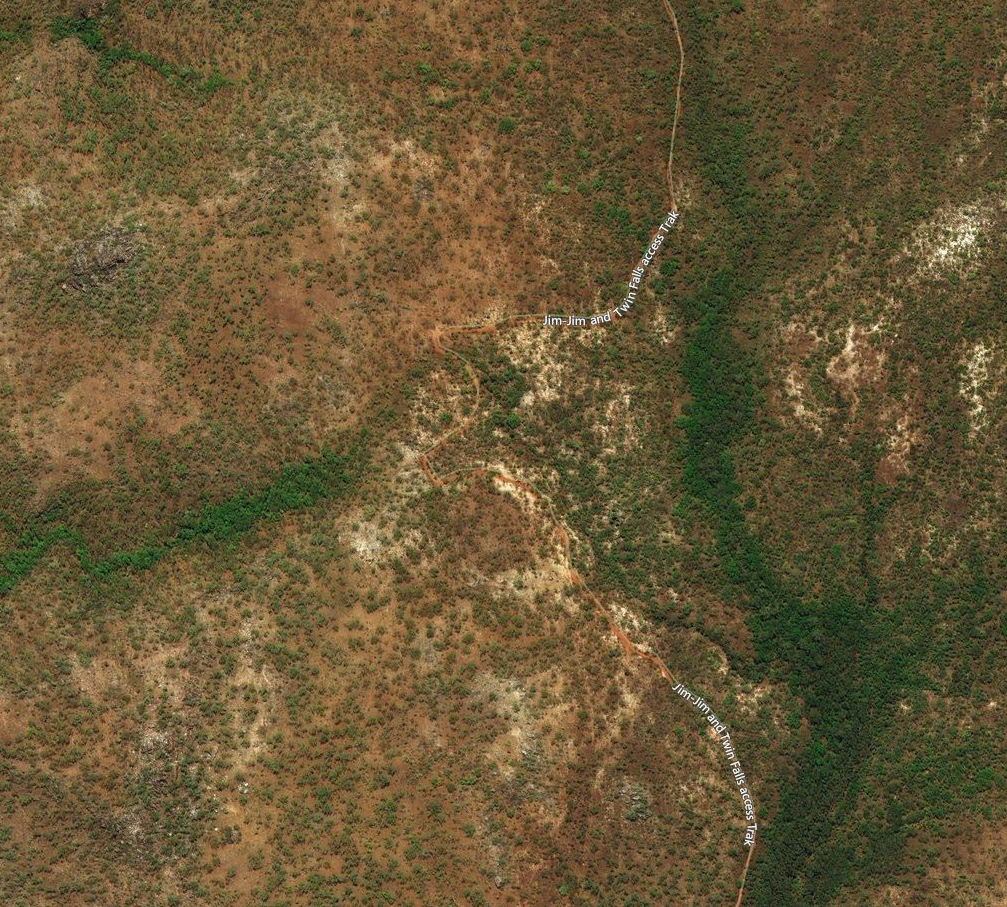
#> input picture Map1.png, 1007 x 907 px
$ python imageProcessing.py
#> lines starting #> are read from the running program, lines starting #| are printed output that depends on the picture; after the words box and inside, x2 and y2 are one past the last pixel; in counts of white or black regions, pixels touching at a corner belong together
import cv2 as cv

# Read in an image
img = cv.imread('Map1.png')
#> img is the input picture: shape (907, 1007, 3); mean B, G, R 54.4, 87.7, 103.7
#cv.imshow('map1', img)

# Converting to grayscale
gray = cv.cvtColor(img, cv.COLOR_BGR2GRAY)
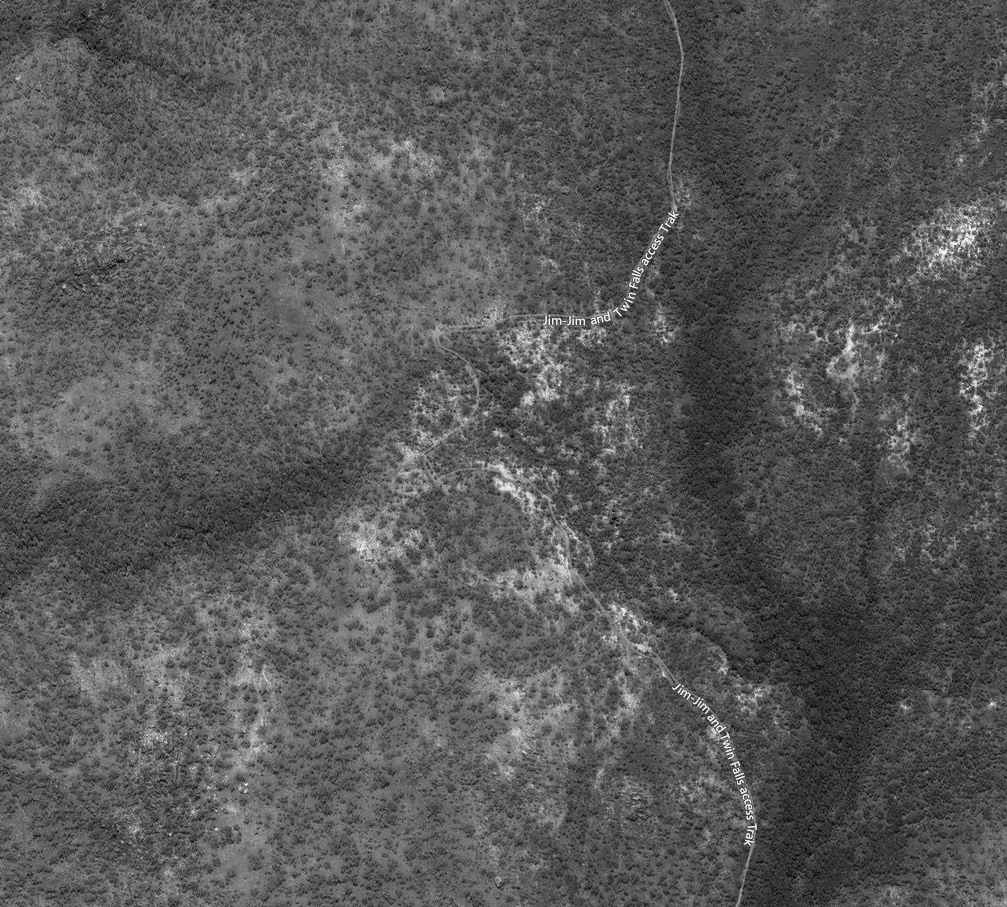
#> gray: shape (907, 1007); min 1, max 255, mean 88.7
#cv.imshow('Gray', gray)

# Blur
blur = cv.GaussianBlur(gray, (3,3), cv.BORDER_DEFAULT)
#cv.imshow('Blur', blur)

# Edge Cascade
canny = cv.Canny(blur, 125, 175)
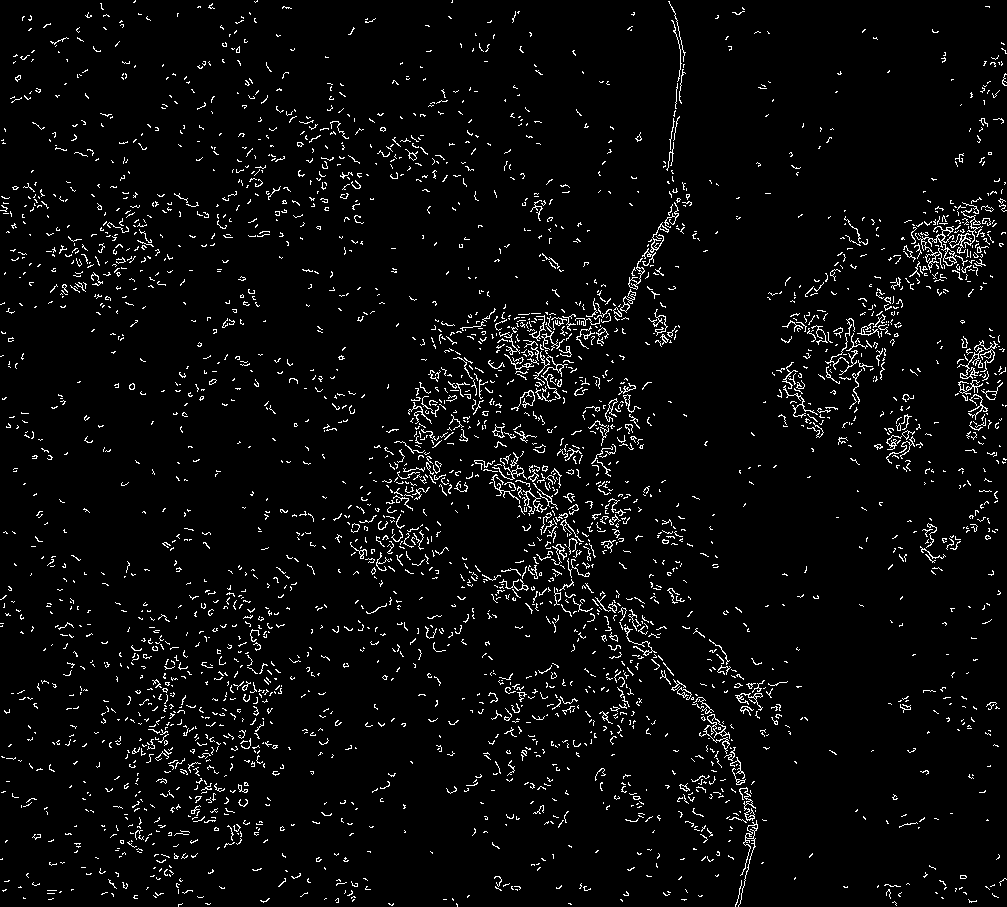
#> canny: shape (907, 1007); 4% white in thin lines or dots
#cv.imshow('Canny Edges', canny)

# Dilating the image
dilated = cv.dilate(canny, (9,9), iterations=3)
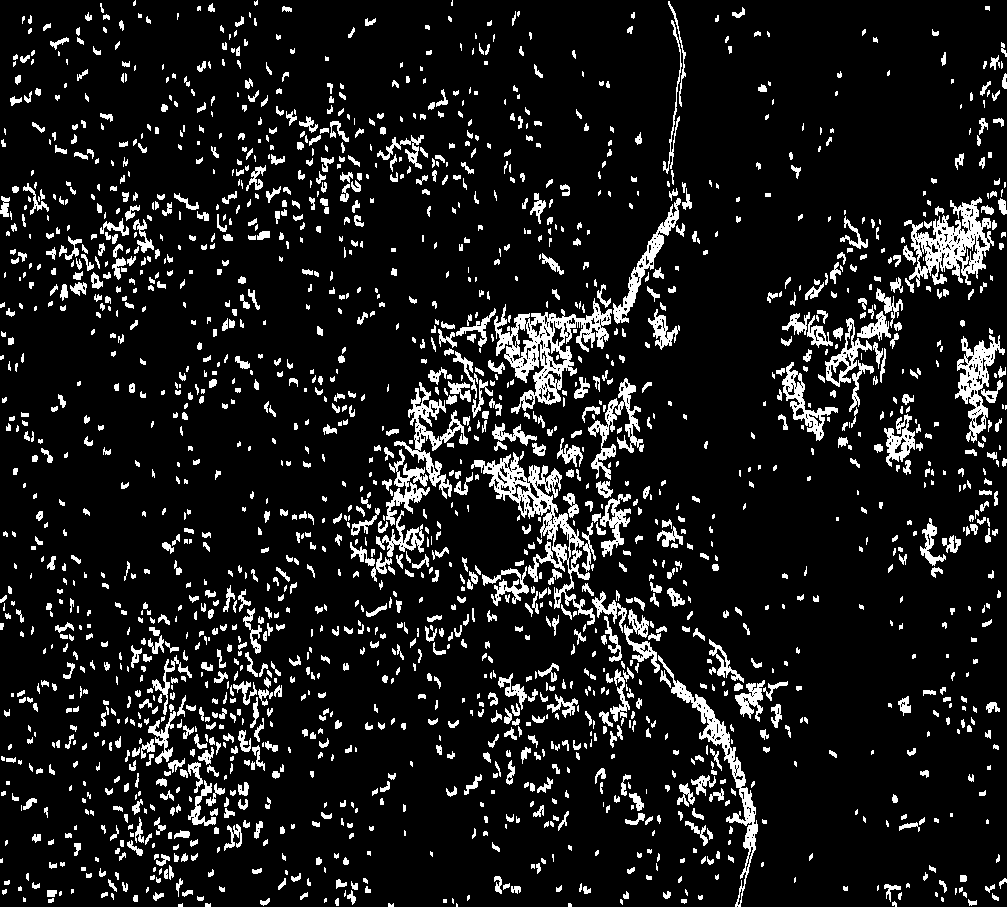
#> dilated: shape (907, 1007); 10.8% white; 1925 white regions (681 under 20 px), largest, box (x1, y1, x2, y2) and area: (494, 298, 612, 414) 4467, (471, 452, 595, 625) 4033, (904, 197, 994, 287) 3419
cv.imshow('Dilated', dilated)

# Eroding
#eroded = cv.erode(dilated, (3,3), iterations=3)


cv.waitKey(0)

$ run again, with Map2.png copied over Map1.png
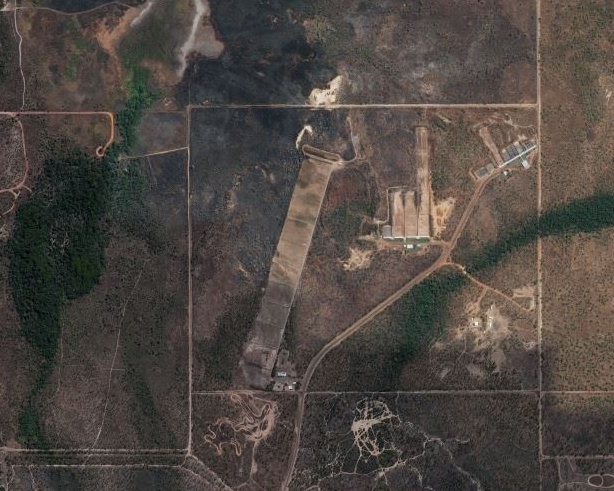
#> input picture Map2.png, 614 x 491 px
#> img is the input picture: shape (491, 614, 3); mean B, G, R 66.1, 71.2, 78.5
#> `canny = cv.Canny(blur, 125, 175)`:
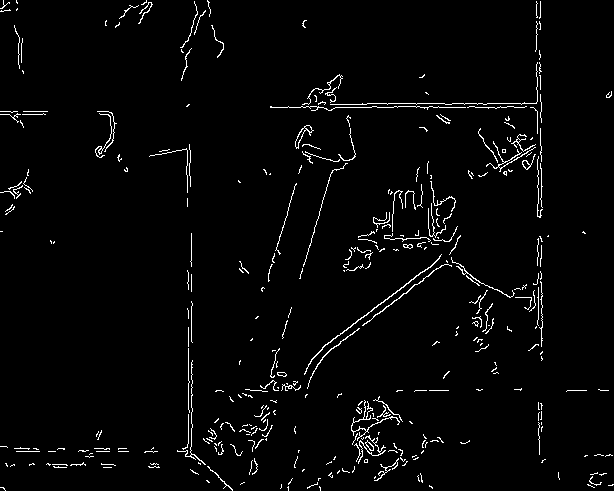
#> canny: shape (491, 614); 2.6% white in thin lines or dots
#> `dilated = cv.dilate(canny, (9,9), iterations=3)`:
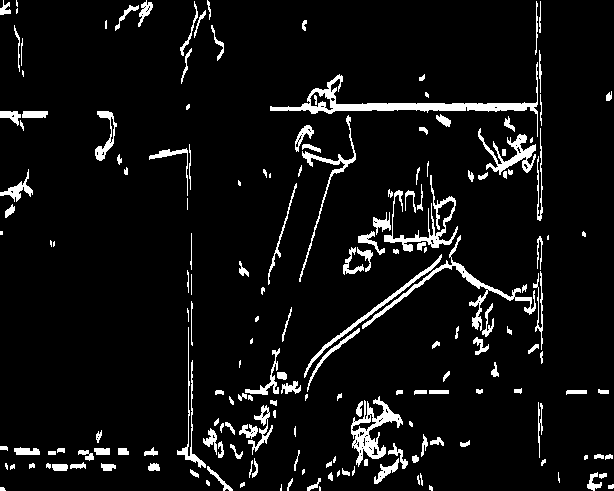
#> dilated: shape (491, 614); 6.6% white; 185 white regions (36 under 20 px), largest, box (x1, y1, x2, y2) and area: (270, 62, 538, 137) 2297, (362, 235, 536, 331) 1287, (351, 396, 403, 467) 1205

$ run again, with map3.PNG copied over Map1.png
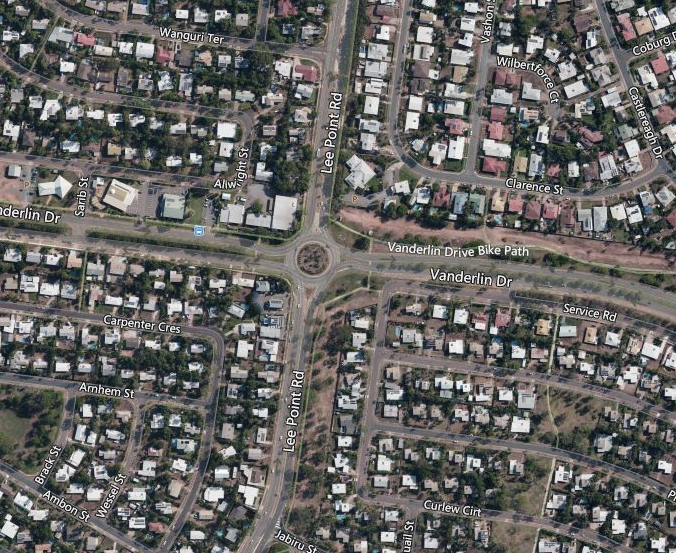
#> input picture map3.PNG, 676 x 553 px
#> img is the input picture: shape (553, 676, 3); mean B, G, R 99.6, 101.8, 102.9
#> `canny = cv.Canny(blur, 125, 175)`:
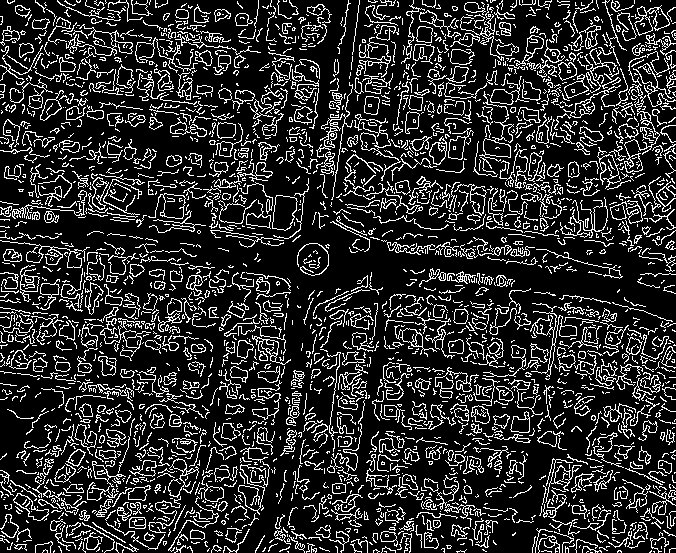
#> canny: shape (553, 676); 17.6% white in thin lines or dots
#> `dilated = cv.dilate(canny, (9,9), iterations=3)`:
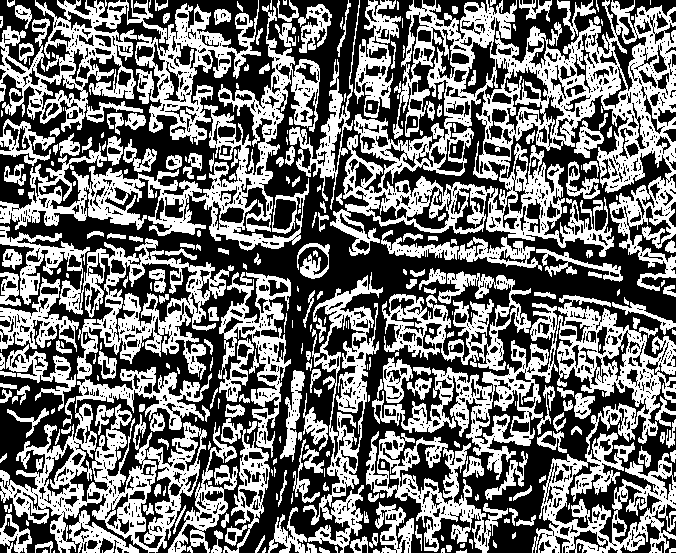
#> dilated: shape (553, 676); 45.7% white; 314 white regions (101 under 20 px), largest, box (x1, y1, x2, y2) and area: (330, 0, 676, 291) 35300, (0, 226, 234, 553) 24191, (372, 295, 676, 553) 21185

$ run again, with map4.PNG copied over Map1.png
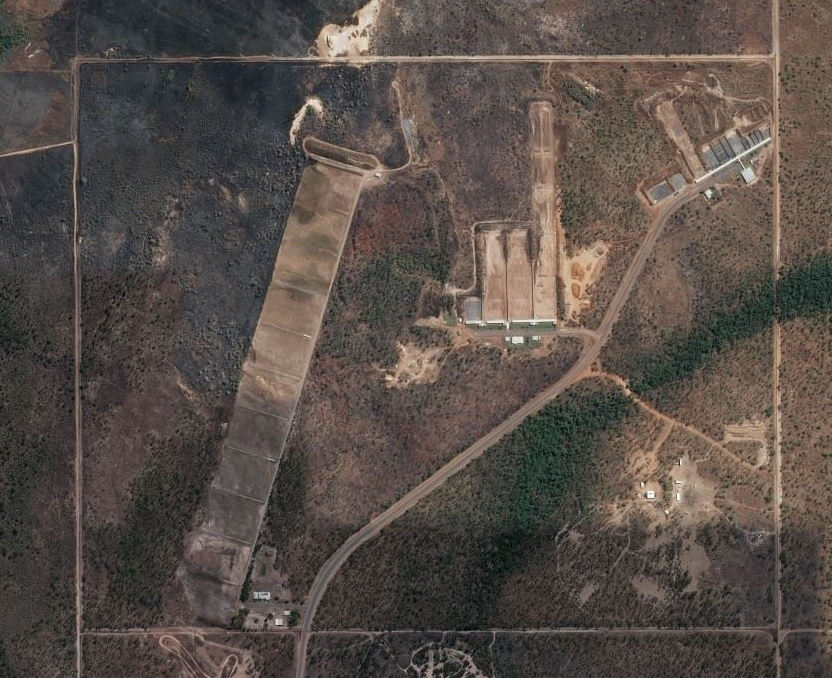
#> input picture map4.PNG, 832 x 678 px
#> img is the input picture: shape (678, 832, 3); mean B, G, R 72.4, 78, 87.5
#> `canny = cv.Canny(blur, 125, 175)`:
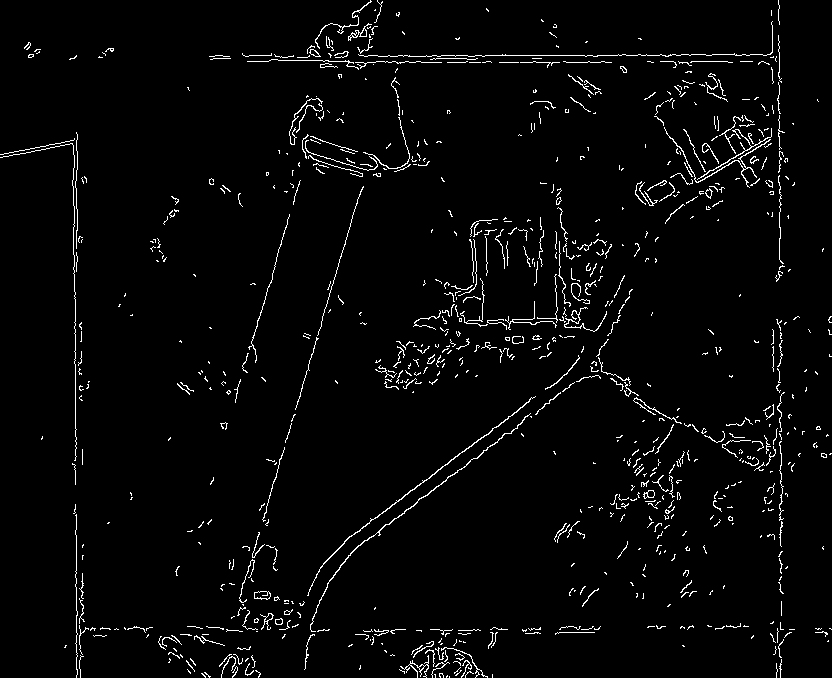
#> canny: shape (678, 832); 2.9% white in thin lines or dots
#> `dilated = cv.dilate(canny, (9,9), iterations=3)`:
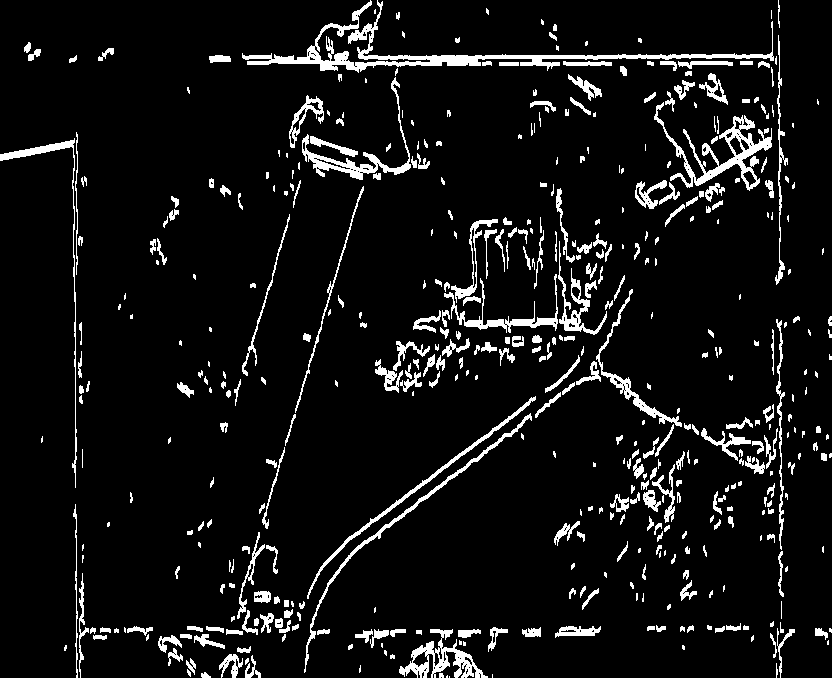
#> dilated: shape (678, 832); 7.4% white; 478 white regions (164 under 20 px), largest, box (x1, y1, x2, y2) and area: (242, 0, 774, 73) 4522, (654, 102, 772, 191) 2204, (399, 629, 488, 678) 1430
